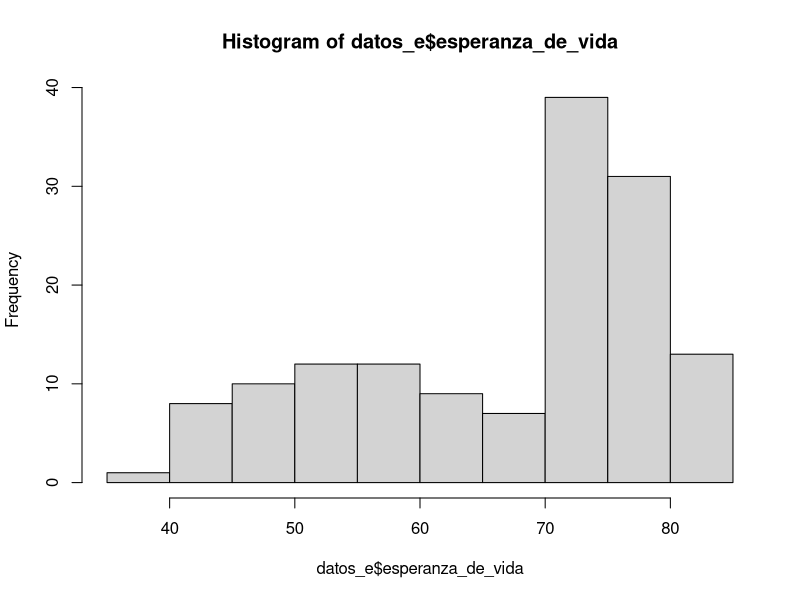
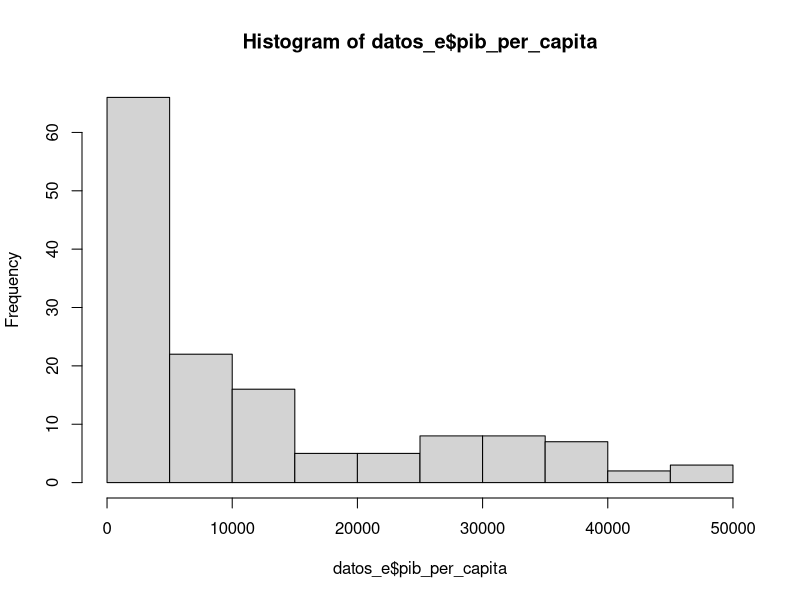
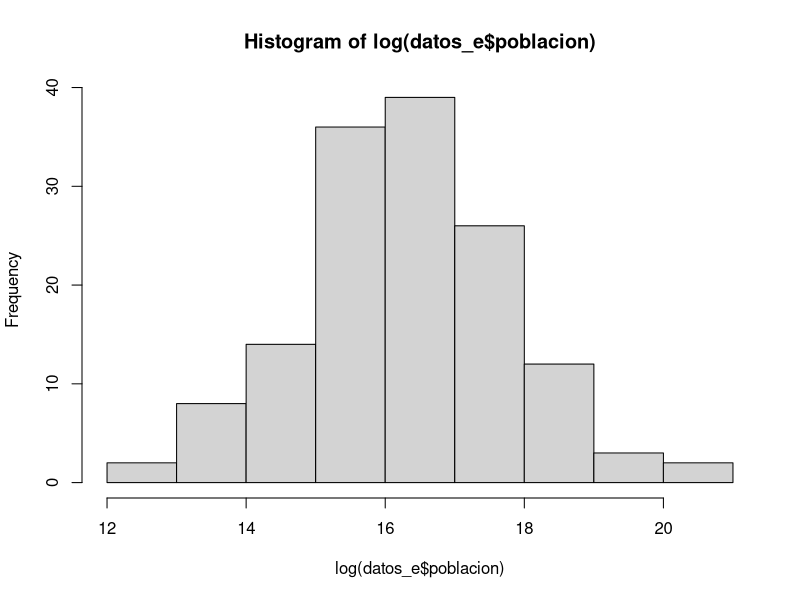

Source code (R) for these figures, in order:
# nombre del archivo a mandar por correo:
# nombre_apellido_inferencia_profesor.R
# ejemplo:
# juan_perez_inferencia_beltran.R

# No olvide ejecutar las líneas 6 y 11 antes de empezar el resto del trabajo
library(readxl)

# 1. Use la función read_excel para cargar los datos que se encuentran en el archivo excel 

misdatos <- read_excel("datos_e.xlsx")
datos_e <- misdatos


# 2. Para las variables "pib_per_capita" y "esperanza_de_vida" compute lo siguiente
# 2.1 la media cada una (4 pts)
# 2.2 la desviación estandar de cada una (4 pts)
# 2.3 la cantidad de observaciones (n) de cada una (4 pts)

pib_per_capita <- (datos_e$pib_per_capita)
mean(datos_e$pib_per_capita)
sd(datos_e$pib_per_capita)


esperanza_de_vida <- (datos_e$esperanza_de_vida)
mean(datos_e$esperanza_de_vida)
sd(datos_e$esperanza_de_vida)


# 3. Grafique los histogramas de estas tres variables:
# "pib_per_capita" (2 pto), "esperanza_de_vida" (2 pto) y el logaritmo natural de la variable "población" (4 pts).
# Puede usar cualquier función y paquete de R que grafique histogramas


hist(datos_e$esperanza_de_vida)
hist(datos_e$pib_per_capita)

log(datos_e$poblacion)
hist(log(datos_e$poblacion))
